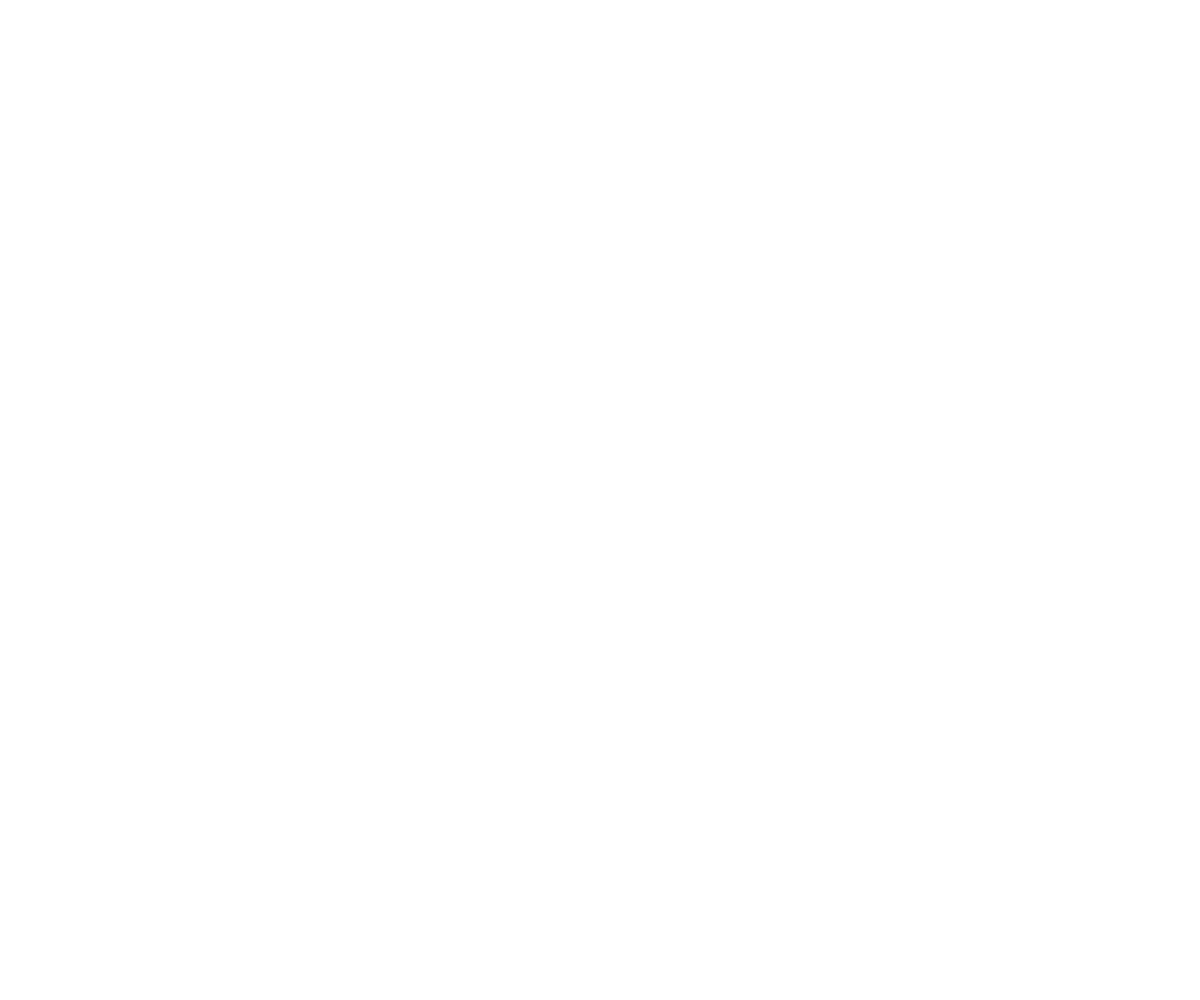
Frame 1 (no input)
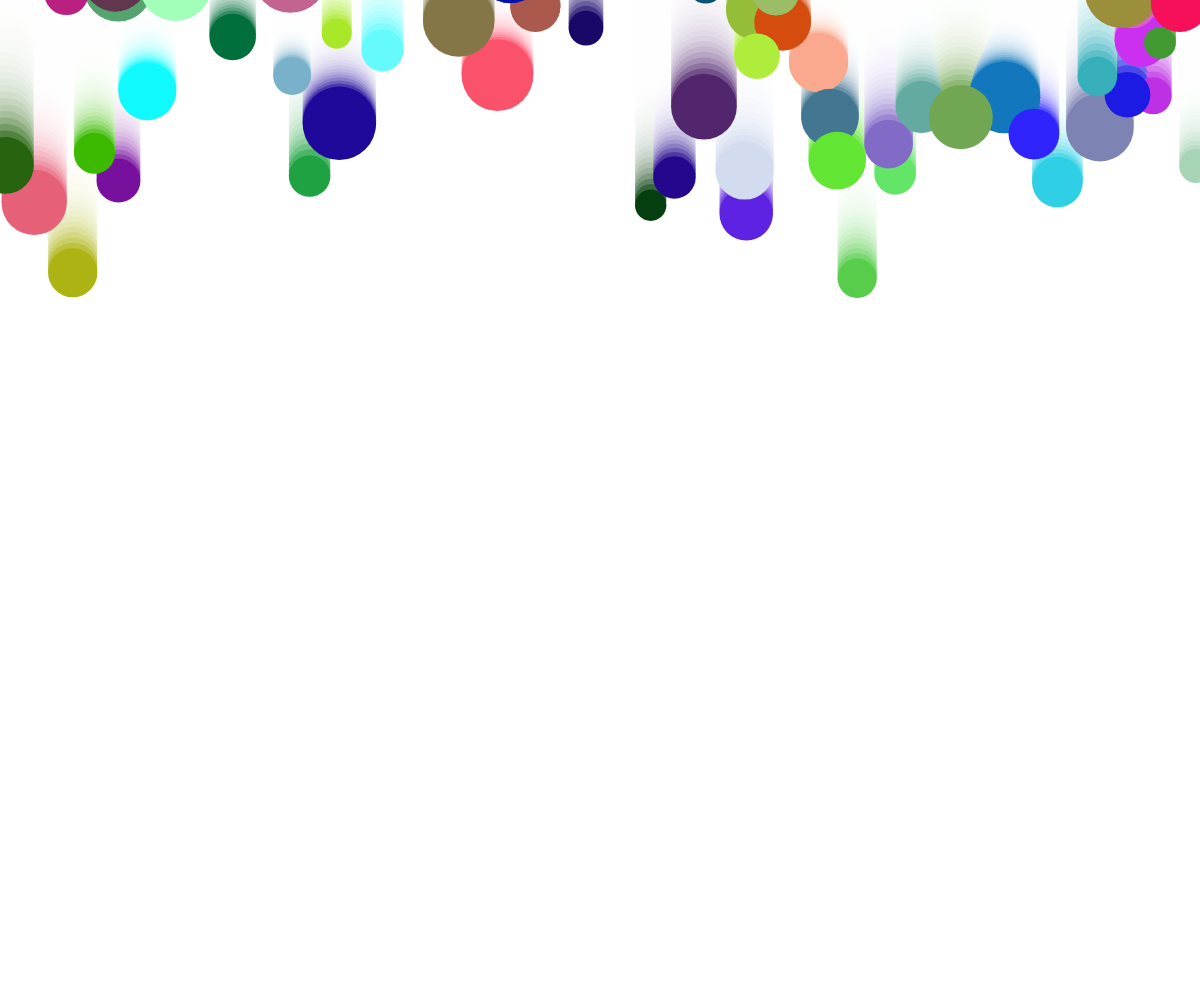
Frame 60 (no input)
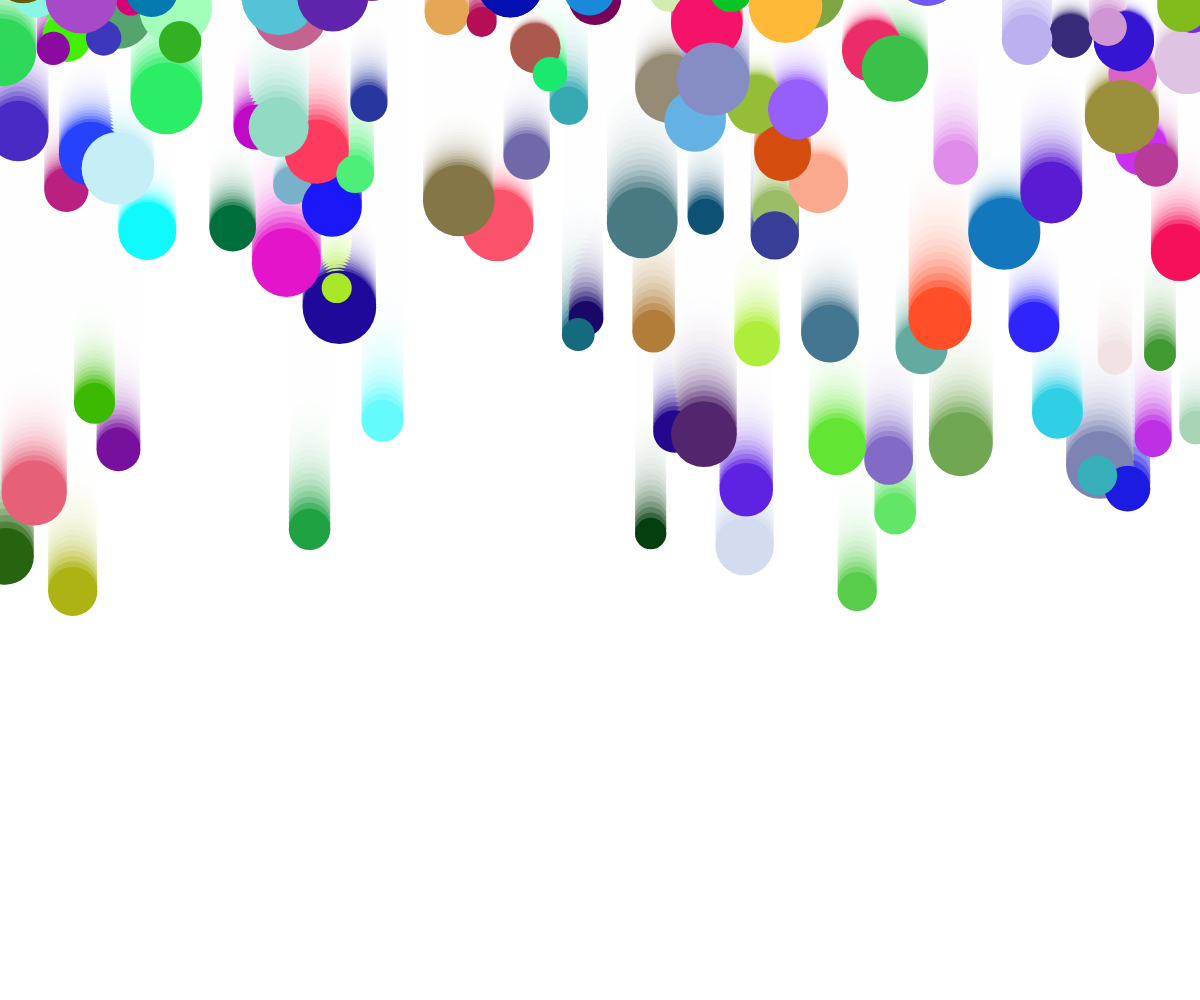
Frame 120 (the mouse pressed at the canvas centre since frame 60)

The p5.js sketch that drew these frames (run headless with seeded random() and noise() and a simulated clock; from frame 60 on, the mouse is pressed at the canvas centre):

// p5.js sketch
// ── sketch.js
let balls = [];

class Ball {
  constructor(x, y) {
    this.x = x;
    this.y = y - 20;
    this.d = random(30, 75);
    this.velY = random(noise(100,100,100)*15);

    // FIXED
    this.r = random(255);
    this.g = random(255);
    this.b = random(255);
  }
  
  update(){
    this.y += this.velY;
  }

  show() {
    fill(this.r, this.g, this.b);
    noStroke();
    circle(this.x, this.y, this.d);
  }
}

function setup() {
  createCanvas(windowWidth, windowHeight);
}

function draw() {
  background(255, 50);

  for (let b of balls) {
    b.update();
    b.show();
  }

  // Spawns one new ball PER FRAME
  balls.push(new Ball(random(0, width),-10));
}
